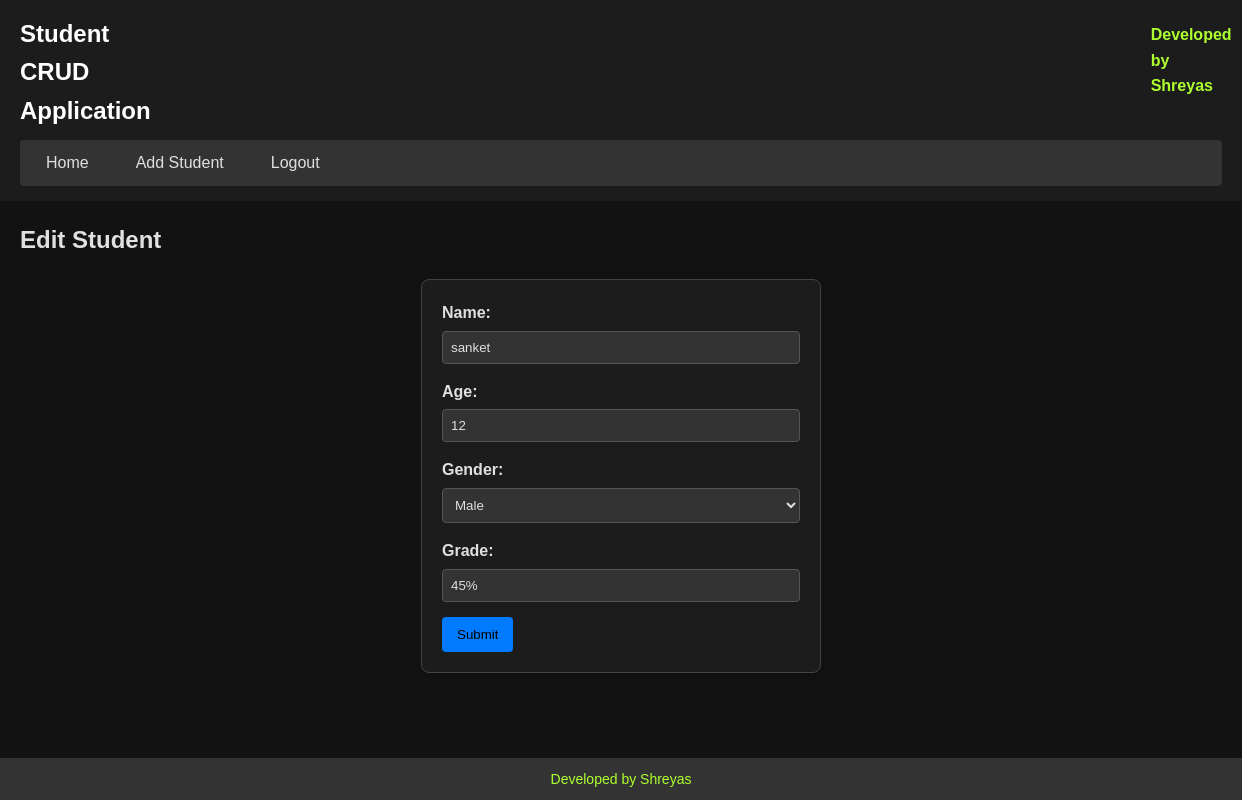
/edit/2 (signed in), run on the app's committed database.
### app.py (models this page shows)
class Student(db.Model):
    id = db.Column(db.Integer, primary_key=True)
    name = db.Column(db.String(100), nullable=False)
    age = db.Column(db.Integer, nullable=False)
    gender = db.Column(db.String(10), nullable=False)
    grade = db.Column(db.String(10), nullable=False)

### app.py (the view, shortened to what this page needs)
@app.route('/edit/<int:id>', methods=['GET', 'POST'])
@login_required
def edit_student(id):
    student = Student.query.get_or_404(id)
    form = StudentForm(obj=student)
    return render_template('edit_student.html', form=form)

### app.py
class StudentForm(FlaskForm):
    name = StringField('Name', validators=[DataRequired()])
    age = IntegerField('Age', validators=[DataRequired(), NumberRange(min=1, max=120)])
    gender = SelectField('Gender', choices=[('Male', 'Male'), ('Female', 'Female'), ('Other', 'Other')], validators=[DataRequired()])
    grade = StringField('Grade', validators=[DataRequired()])
    submit = SubmitField('Submit')

### app.py (called while the page is built)
@login_manager.user_loader
def load_user(user_id):
    return User.query.get(int(user_id))

### templates/edit_student.html (shortened to what this page needs)
{% extends 'base.html' %}
{% block content %}
<h2>Edit Student</h2>
<form method="POST">
    <label for="name">Name:</label>
    {{ form.name }}
    <label for="age">Age:</label>
    {{ form.age }}
    <label for="gender">Gender:</label>
    {{ form.gender }}
    <label for="grade">Grade:</label>
    {{ form.grade }}
    <button type="submit">{{ form.submit }}</button>
</form>
{% endblock %}

### static/styles.css (style rules this page uses)
* { margin: 0; padding: 0; box-sizing: border-box; font-family: Arial, sans-serif; border: none; background-color: transparent; }
body { background-color: #121212; color: #e0e0e0; line-height: 1.6; padding: 0; margin: 0; }
form { background: #1c1c1c; padding: 20px; border: 1px solid #444; border-radius: 8px; max-width: 400px; margin: 20px auto; box-shadow: 0 2px 4px rgba(0, 0, 0, 0.2); }
label { display: block; margin-bottom: 5px; font-weight: bold; color: #e0e0e0; }
input[type="text"], input[type="number"], select { width: 100%; padding: 8px; margin-bottom: 15px; border: 1px solid #555; background-color: #333; color: #e0e0e0; border-radius: 4px; }
button { background-color: #007BFF; color: white; padding: 10px 15px; border: none; border-radius: 4px; cursor: pointer; transition: background-color 0.3s ease; }

### data on the page
Student: name "sanket", age "12", gender "Male", grade "45%"
